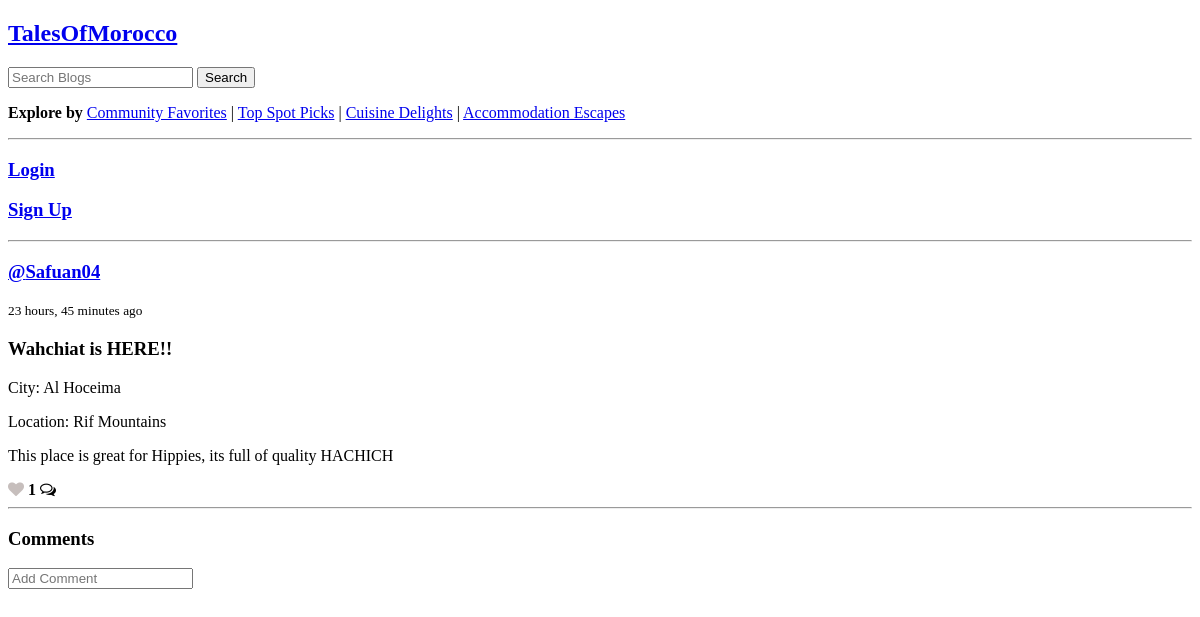
Page /blog/9/ on the earlier database version.
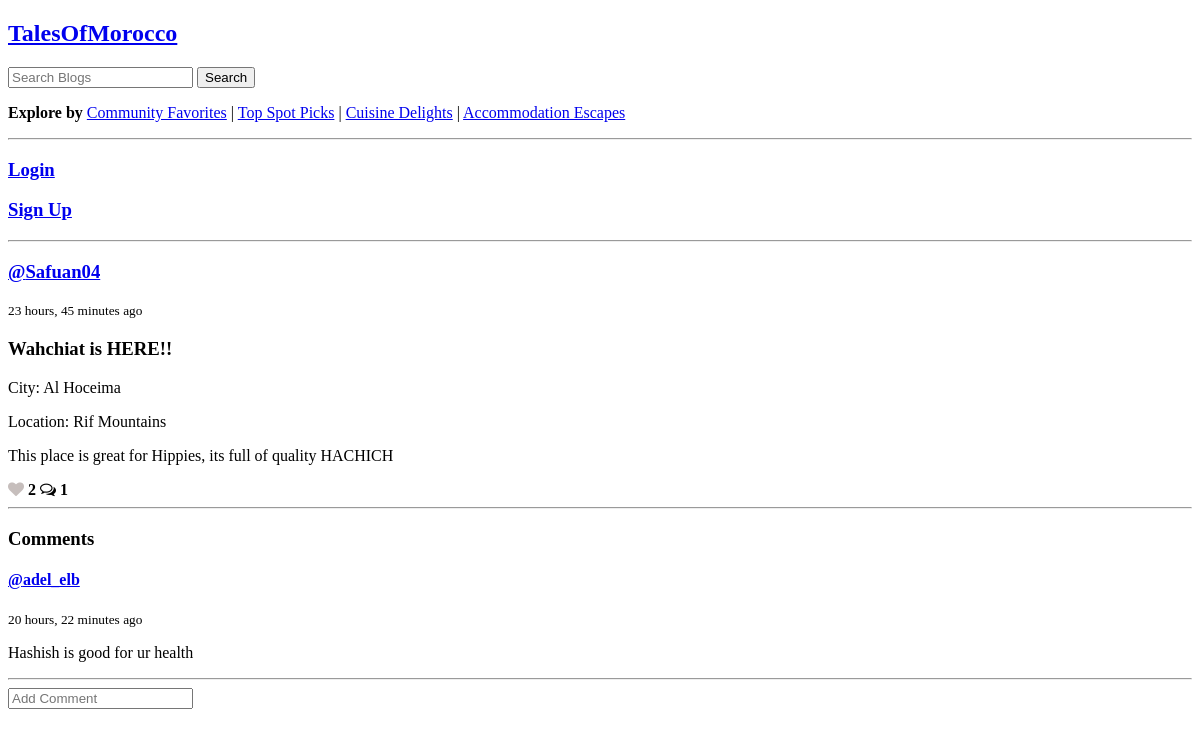
Same page on the later database version.
### base/models.py (models this page shows, shortened)
class BlogPost(models.Model):
    author = models.ForeignKey(User, on_delete=models.CASCADE, null=True)
    title = models.CharField(max_length=200)
    city = models.ForeignKey(City, on_delete=models.SET_NULL, null=True)
    specific_location = models.CharField(max_length=200, null=True, blank=True)
    description = models.TextField(null=False, blank=False)
    food = models.CharField(max_length=200, blank=True)
    food_rating = models.IntegerField(null=True, blank=True,
                                      validators=[MinValueValidator(1),
                                                  MaxValueValidator(5)])
    accommodation = models.CharField(max_length=200, blank=True)
    accommodation_rating = models.IntegerField(null=True, blank=True,
                                               validators=[MinValueValidator(1),
                                                           MaxValueValidator(5)])
    picture = models.ImageField(null=True, blank=True)
    likes = models.IntegerField(default=0)
    updated = models.DateTimeField(auto_now=True)
    created = models.DateTimeField(auto_now_add=True)
    class Meta:
        ordering = ['-created']

class User(AbstractUser):
    name = models.CharField(max_length=200, null=True, blank=False)
    email = models.EmailField(unique=True, null=False, blank=False)
    bio = models.TextField(null=True, blank=True)
    avatar = models.ImageField(null=True, default="default.jpg")
    USERNAME_FIELD = 'email'
    REQUIRED_FIELDS = []

class City(models.Model):
    name = models.CharField(max_length=200)
    def __str__(self) -> str:
        return self.name

class Comment(models.Model):
    user = models.ForeignKey(User, on_delete=models.CASCADE)
    blogPost = models.ForeignKey(BlogPost, on_delete=models.CASCADE)
    body = models.TextField()
    edited = models.BooleanField(default=False)
    updated = models.DateTimeField(auto_now=True)
    created = models.DateTimeField(auto_now_add=True)

### base/views.py (the view, shortened to what this page needs)
# urls.py: 2. Add a URL to urlpatterns:  path('blog/', include('blog.urls'))
def blog(request, pk):
    post = get_object_or_404(BlogPost, id=int(pk))
    user_likes = None;
    if request.user.is_authenticated:
        user_likes = Like.objects.filter(user=request.user)
    post.user_liked = user_likes.filter(blogPost=post).exists() if user_likes else False
    post_comments = post.comment_set.all().order_by('-created')
    context = {
        'title': post.title,
        'post': post,
        'post_comments': post_comments
    }
    return render(request, 'blog.html', context)

### base/templates/blog.html (shortened to what this page needs)
{% extends 'layout.html' %}
{% load static %}
{% block content %}
<div class="blog-post">
    <h3><a href="{% url 'profile' post.author.id %}">@{{ post.author.username }}</a></h3>
    <small>{{ post.created | timesince }} ago</small>
    <h3>{{ post.title }}</h3>
    <p>City: {{ post.city }}</p>
    <p>Location: {{ post.specific_location }}</p>
    <p>{{ post.description }}</p>
    <i class="fa fa-heart {% if post.user_liked %}liked{% endif %}" data-post-id="{{ post.id }}"></i>
    <b><span id="like-{{ post.id }}">{% if post.likes > 0 %}{{ post.likes }}{% endif %}</span>
    <a class="comment-link" href="{% url 'blog' post.id %}"><i class="fa fa-comments-o"></i>
    <span>   {% if post_comments.count > 0 %}{{ post_comments.count }}{% endif %}</span></b></a>
    <hr>
    <h3>Comments</h3>
    {% for comment in post_comments %}
        <h4><a href="{% url 'profile' comment.user.id %}">@{{ comment.user.username }}</a></h4>
        {% if comment.edited %}
            <small>{{ comment.created | timesince }} ago - Edited</small>
        {% else %}
            <small>{{ comment.created | timesince }} ago</small>
        {% endif %}
        <p>{{ comment.body }}</p>
        <hr>
    {% endfor %}
    <form method="POST" action="">
        <input type="text" name="body" placeholder="Add Comment">
    </form>
</div>
{% endblock %}

Differences in the rows shown:
changed BlogPost "Wahchiat is HERE!!": likes "1" → "2"
added Comment: user.username "adel_elb", created "20 hours, 22 minutes", body "Hashish is good for ur health"
Other differences:
{{ post_comments.count }}: (not shown) → "1"
